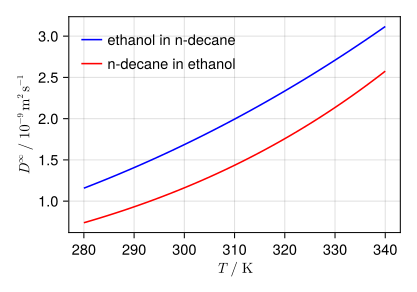

Write the Julia code that produced this figure.
using MLThermoProperties, EntropyScaling
using CoolProp, CairoMakie

model = ESE(["ethanol", "n-decane"])

p = 1e5
T = range(280.0, 340.0, 40)
D₁₂ = inf_diffusion_coefficient.(model, p, T;
    solute="ethanol", solvent="n-decane")
D₂₁ = inf_diffusion_coefficient.(model, p, T;
    solute="n-decane", solvent="ethanol")

fig = Figure(size=(400, 280), fontsize=14)
ax = Axis(fig[1,1]; xlabel=L"T \;/\; \mathrm{K}",
    ylabel=L"D^\infty \;/\; 10^{-9}\,\mathrm{m^2\,s^{-1}}")
lines!(ax, T, D₁₂ .* 1e9; color=:blue,
    label="ethanol in n-decane")
lines!(ax, T, D₂₁ .* 1e9; color=:red,
    label="n-decane in ethanol")
axislegend(ax; position=:lt, framevisible=false)
save(joinpath(@__DIR__, "diffusion_coefficients.pdf"), fig)
